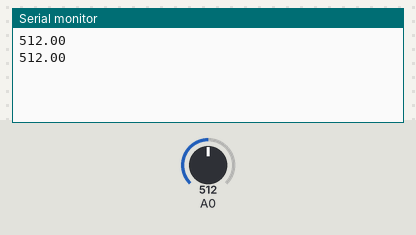
Recording of a sketch running on a simulated Arduino Uno, built with avr-gcc and run on an emulated ATmega328P. Shown: the last lines printed to the serial monitor. The inputs (shaded band) are chosen by the test bench; at power-on: A0 = 512.

Above: at 2.8 s.
2.9 s: A0 set to 716
At 5.2 s:
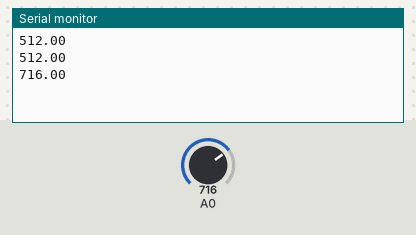
5.6 s: A0 set to 900
At 6.8 s:
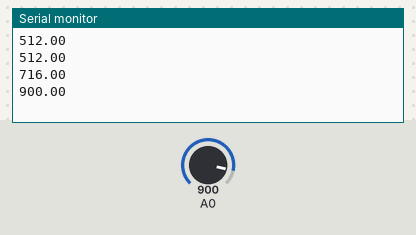
Timing chart, 0 to 8.6 s (numbered marks = the images above; inputs shaded):
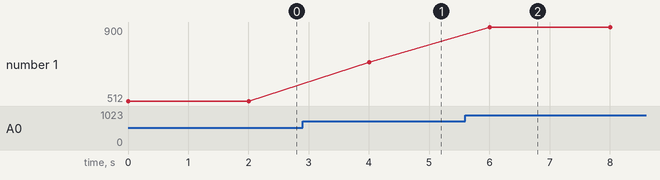

The sketch:

Senzor_umiditate.ino
```cpp
void setup() {
 Serial.begin(9600); // put your setup code here, to run once:

}

void loop() {
  float umiditate=analogRead(0);
  Serial.println(umiditate);
  delay(2000);
  // put your main code here, to run repeatedly:

}
```

Measured:
- after the input at 2.9 s, the serial monitor: prints a new line after 1.1 s (image 1)
- after the input at 5.6 s, the serial monitor: prints a new line after 0.40 s (image 2)
- plotted number 1: 512 → 716 after the input at 2.9 s, 716 → 900 after the input at 5.6 s
